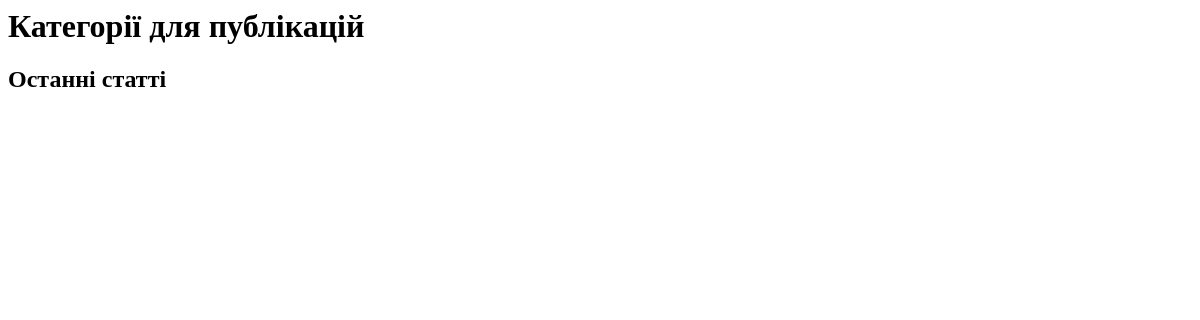
The app's page /, older data.
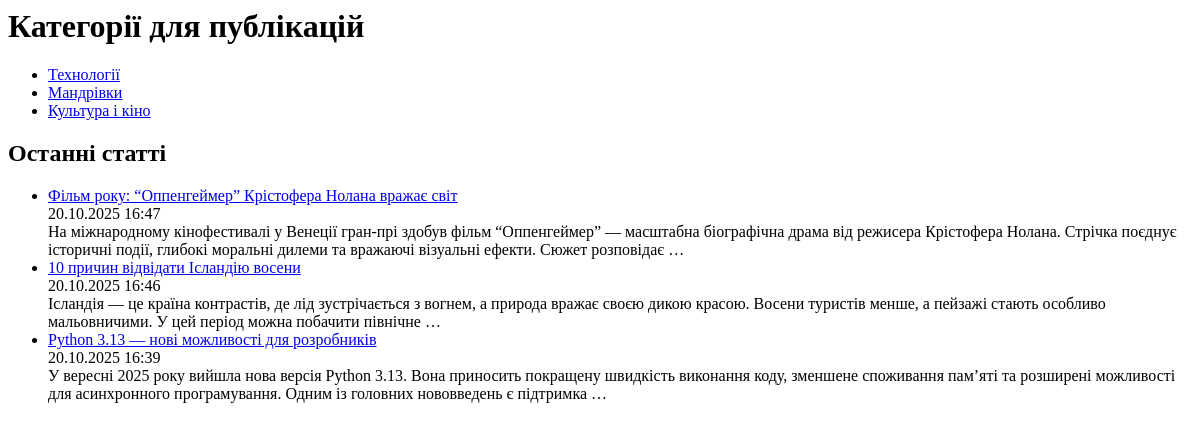
The same page, newer data.
### app_blog/models.py (models this page shows, shortened)
class Category(models.Model):
    category = models.CharField('Категорія', max_length=250, help_text='Максимум 250 символів')
    slug = models.SlugField('Слаг')
    objects = models.Manager()   # Додаємо явно
    class Meta:
        verbose_name = 'Категорія для публікації'
        verbose_name_plural = 'Категорії для публікацій'
    def get_absolute_url(self):
        from django.urls import reverse
        return reverse('articles-category-list', kwargs={'slug': self.slug})

class Article(models.Model):
    title = models.CharField('Заголовок', max_length=250, help_text='Максимум 250 символів')
    description = models.TextField(blank=True, verbose_name='Опис')
    pub_date = models.DateTimeField('Дата публікації', default=timezone.now)
    slug = models.SlugField('Слаг', unique_for_date='pub_date')
    main_page = models.BooleanField('Головна', default=False, help_text='Показувати на головній сторінці')
    category = models.ForeignKey(
        'Category',
        related_name='articles',
        blank=True,
        null=True,
        verbose_name='Категорія',
        on_delete=models.CASCADE
    )
    objects = models.Manager()
    class Meta:
        ordering = ['-pub_date']
        verbose_name = 'Стаття'
        verbose_name_plural = 'Статті'
    def get_absolute_url(self):
        try:
            url = reverse('news-detail', kwargs={
                'year': self.pub_date.strftime("%Y"),
                'month': self.pub_date.strftime("%m"),
                'day': self.pub_date.strftime("%d"),
                'slug': self.slug,
            })
        except:
            url = "/"
        return url

### app_blog/views.py (the view)
# urls.py: path('', HomePageView.as_view(), name='home'),
class HomePageView(ListView):
    model = Category
    template_name = 'index.html'
    context_object_name = 'categories'
    def get_context_data(self, **kwargs):
        context = super().get_context_data(**kwargs)
        context['articles'] = Article.objects.filter(main_page=True)[:5]  # топ-5 статей для виводу на головну
        return context

### app_blog/templates/index.html
<h1>Категорії для публікацій</h1>
<ul>
  {% for category in categories %}
    <li>
      <a href="{{ category.get_absolute_url }}">{{ category.category }}</a>
    </li>
  {% endfor %}
</ul>
<h2>Останні статті</h2>
<ul>
  {% for article in articles %}
    <li>
      <a href="{{ article.get_absolute_url }}">{{ article.title }}</a>
      <br>
      {{ article.pub_date|date:"d.m.Y H:i" }}
      <br>
      {{ article.description|truncatewords:30|safe }}
    </li>
  {% endfor %}
</ul>

Row changes from the older to the newer data that the page shows:
added Category: category "Технології"
added Category: category "Мандрівки"
added Category: category "Культура і кіно"
added Article: title "Фільм року: “Оппенгеймер” Крістофера Нолана вражає світ", pub_date "20.10.2025 16:47", description "На міжнародному кінофестивалі у Венеції гран-прі здобув фільм “Оппенгеймер” — масштабна біографічна драма від режисера Крістофера Нолана. Стрічка поєднує історичні події, глибокі моральні дилеми та вражаючі візуальні ефекти. Сюжет розповідає …"
added Article: title "10 причин відвідати Ісландію восени", pub_date "20.10.2025 16:46", description "Ісландія — це країна контрастів, де лід зустрічається з вогнем, а природа вражає своєю дикою красою. Восени туристів менше, а пейзажі стають особливо мальовничими. У цей період можна побачити північне …"
added Article: title "Python 3.13 — нові можливості для розробників", pub_date "20.10.2025 16:39", description "У вересні 2025 року вийшла нова версія Python 3.13. Вона приносить покращену швидкість виконання коду, зменшене споживання пам’яті та розширені можливості для асинхронного програмування. Одним із головних нововведень є підтримка …"
